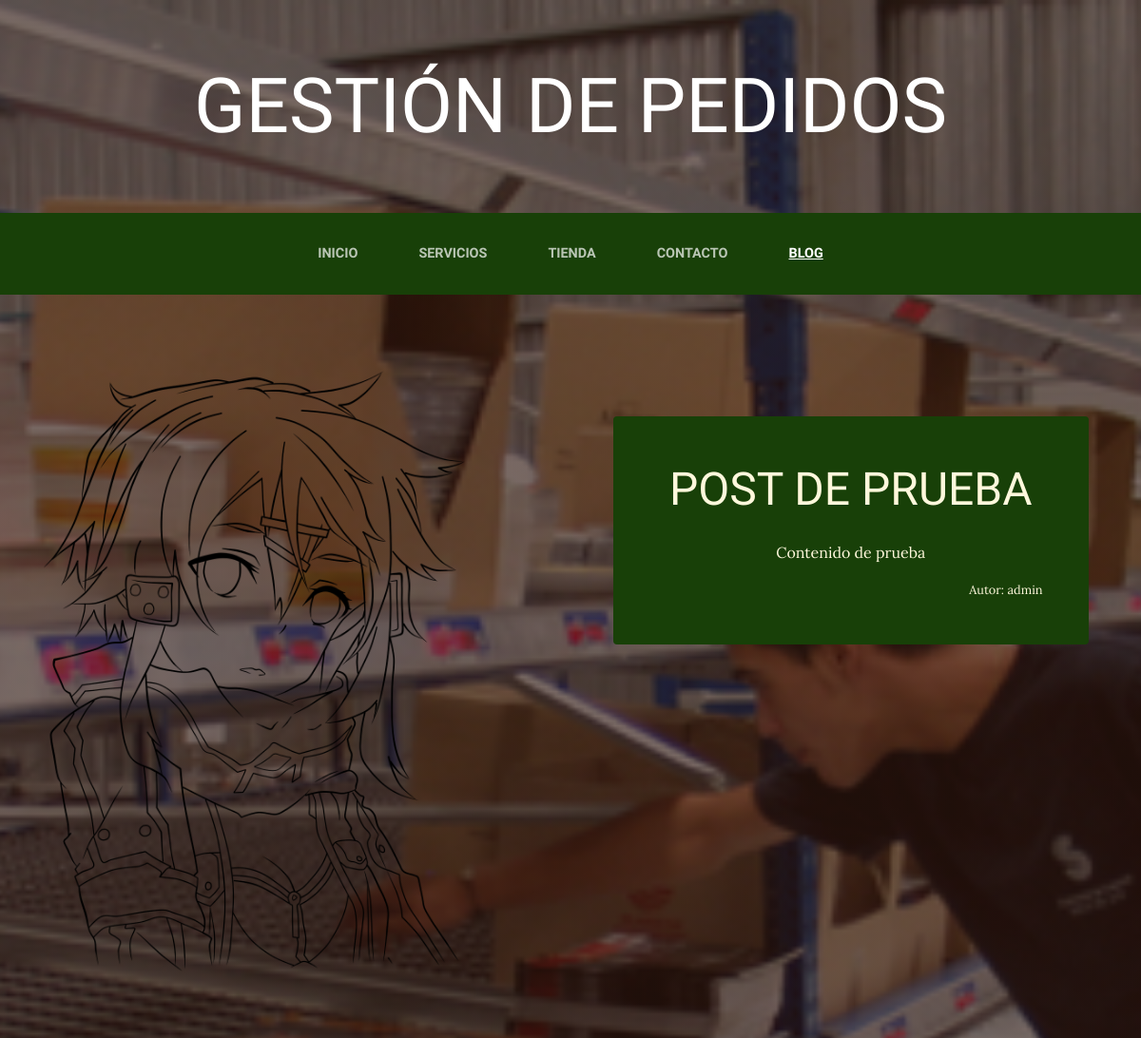
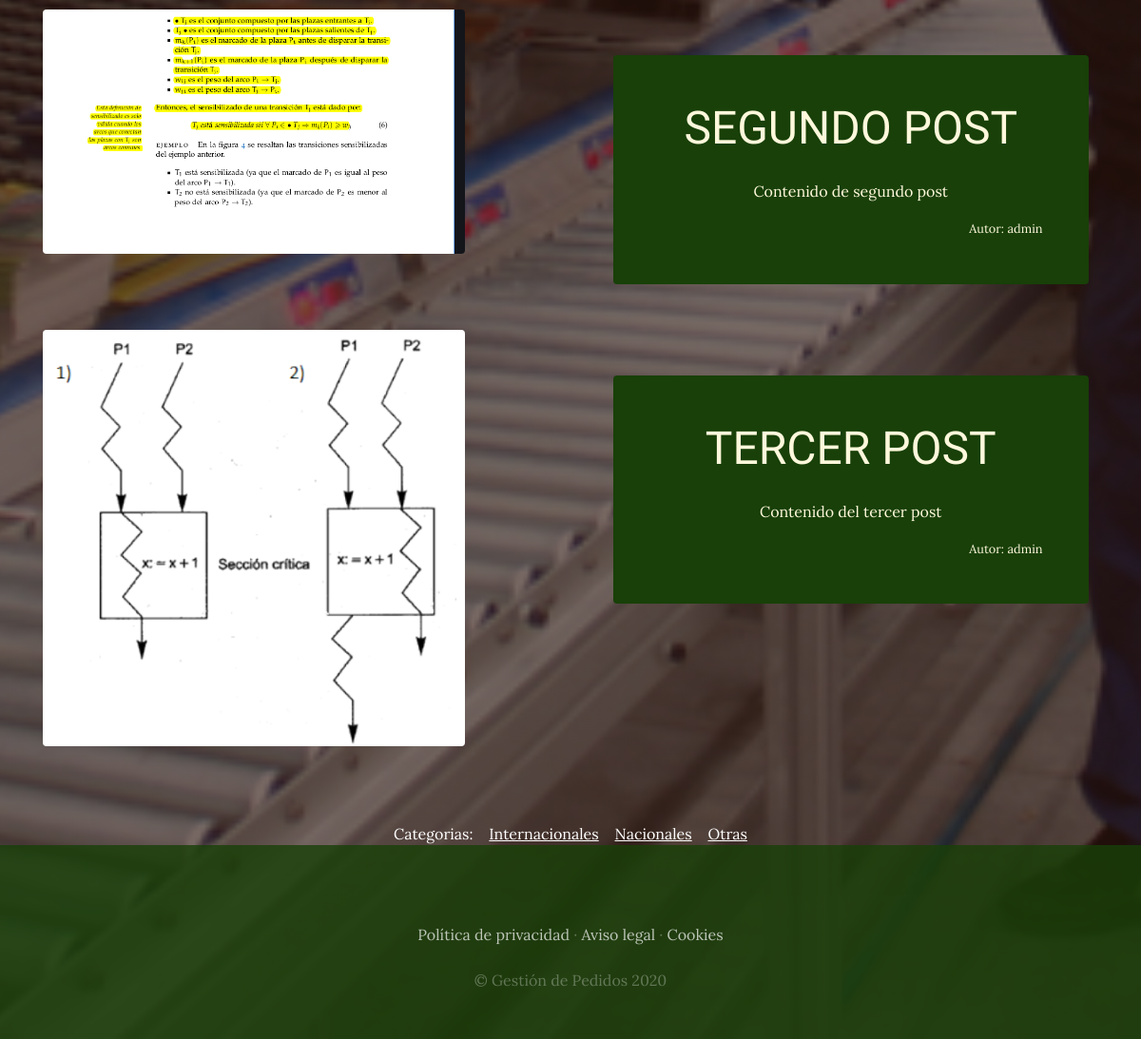
Screenshot of /blog/ with the database file from the repository (2 pictures, top to bottom).
### blog/models.py (models this page shows, shortened)
class Post(models.Model):
    titulo      = models.CharField(max_length=50)
    contenido   = models.CharField(max_length=50)
    imagen      = models.ImageField(upload_to='blog', null=True, blank=True)
    autor       = models.ForeignKey(User, on_delete=models.CASCADE)
    categorias  = models.ManyToManyField(Categoria)
    created     = models.DateTimeField(auto_now_add=True)
    updated     = models.DateTimeField(auto_now_add=True)
    class Meta:
        verbose_name        = 'post'
        verbose_name_plural = 'posts'

class Categoria(models.Model):
    nombre      = models.CharField(max_length=50)
    created     = models.DateTimeField(auto_now_add=True)
    updated     = models.DateTimeField(auto_now_add=True)
    class Meta:
        verbose_name        = 'categoria'
        verbose_name_plural = 'categorias'

### blog/views.py (the view)
# urls.py: 2. Add a URL to urlpatterns:  path('blog/', include('blog.urls'))
def blog(request):
    posts = Post.objects.all()
    return render(request, "blog/blog.html", {"posts": posts})

### blog/templates/blog/blog.html
{% extends "ProyectoWebApp/base.html" %}
{% load static %}
{% block content %}
   {% for post in posts %}
    <section class="page-section clearfix">
        <div class="container">
        <div class="intro">
            <img class="intro-img img-fluid mb-3 mb-lg-0 rounded" src="{{post.imagen.url}}" style="width: 40%;">
            <div class="intro-text left-0 text-center bg-faded p-5 rounded">
                <h2 class="section-heading mb-4" >
                    <span class="section-heading-lower">{{post.titulo}}</span>
                </h2>
                <p class="mb-3">{{post.contenido}}</p>
                <div style="text-align: right; font-size: 0.8em; ">
                    Autor: {{post.autor}}
                </div>
            </div>
        </div>
        </div>
    </section>
    {% endfor %}
    <section>
        <div style="width: 75%; text-align: center; color: white; margin: auto;">
            Categorias:
            {% for post in posts %}
                {% for categoria in post.categorias.all %}
                    &nbsp; &nbsp;<a style="color: white; text-decoration: underline;" href="{% url 'categoria' categoria.id %}" class="link-Cat">{{categoria.nombre}}</a>
                {% endfor %}
            {% endfor %}
        </div>
    </section>
{% endblock %}

### ProyectoWebApp/templates/ProyectoWebApp/base.html (shortened to what this page needs)
<html>
<head>
    {% load static %}
    <link href="{% static 'ProyectoWebApp/vendor/bootstrap/css/bootstrap.min.css'%}" rel="stylesheet">
    <link href="{% static 'ProyectoWebApp/css/gestion.css'%}" rel="stylesheet">
</head>
<body>
    <h1 class="site-heading text-center text-white d-none d-lg-block">
        <span class="site-heading-lower">Gestión de Pedidos</span>
      </h1>
 <nav class="navbar navbar-expand-lg navbar-dark py-lg-4" id="mainNav">
    <div class="container">
      <div class="collapse navbar-collapse" id="navbarResponsive">
        <ul class="navbar-nav mx-auto">
          <li class="nav-item {% if request.path == '/' %} active {% endif %}  px-lg-4">
            <a class="nav-link text-uppercase text-expanded" href="{% url 'Home' %}">Inicio</a>
          </li>
          <li class="nav-item {% if request.path == '/servicios/' %} active {% endif %} px-lg-4">
            <a class="nav-link text-uppercase text-expanded" href="{% url 'Servicios' %}">Servicios</a>
          </li>
          <li class="nav-item {% if request.path == '/tienda/' %} active {% endif %} px-lg-4">
            <a class="nav-link text-uppercase text-expanded" href="{% url 'Tienda' %}">Tienda</a>
          </li>
          <li class="nav-item {% if request.path == '/contacto/' %} active {% endif %} px-lg-4">
            <a class="nav-link text-uppercase text-expanded" href="{% url 'Contacto' %}">Contacto</a>
          </li>
          <li class="nav-item {% if request.path|slice:':6' == '/blog/' %} active {% endif %} px-lg-4">
            <a class="nav-link text-uppercase text-expanded" href="{% url 'Blog' %}">Blog</a>
          </li>
        </ul>
      </div>
    </div>
  </nav>
    {% block content %}{% endblock %}
    <footer class="footer text-faded text-center py-5">
      <div class="container">
        <p class="m-0 mbt">
        	<a href="sample.html" class="link">Política de privacidad</a> ·
        	<a href="sample.html" class="link">Aviso legal</a> ·
        	<a href="sample.html" class="link">Cookies</a>
		</p>
        <p class="m-0 mbt1">&copy; Gestión de Pedidos 2020</p>
      </div>
	</footer>
</body>
</html>

### ProyectoWebApp/static/ProyectoWebApp/css/gestion.css (style rules this page uses)
body { font-family: 'Lora'; background: linear-gradient(rgba(47, 23, 15, 0.65), rgba(47, 23, 15, 0.65)), url("../img/bg_main.jpg"); background-attachment: fixed; background-position: center; background-size: cover; }
h1, h2, h3, h4, h5, h6 { font-family: 'Raleway'; }
p { line-height: 1.75; }
.text-faded { color: rgba(255, 255, 255, 0.3); }
.site-heading { margin-top: 5rem; margin-bottom: 5rem; text-transform: uppercase; line-height: 1; font-family: 'Raleway'; }
.site-heading .site-heading-lower { font-size: 5rem; font-weight: 100; line-height: 4rem; }
.page-section { margin-top: 5rem; margin-bottom: 5rem; }
.section-heading { text-transform: uppercase; }
.section-heading .section-heading-lower { display: block; font-size: 3rem; font-weight: 100; }
.bg-faded { background-color: rgba(255, 255, 255, 0.85); }
#mainNav { background-color: rgba(24, 64, 8); font-family: 'Raleway'; }
#mainNav .navbar-nav .nav-item .nav-link { color: rgba(255, 255, 255, 0.7); font-weight: 800; }
#mainNav .navbar-nav .nav-item.active .nav-link { color: #ffffff; text-decoration: underline; }
@media (min-width: 992px) { #mainNav .navbar-nav .nav-item .nav-link { font-size: 0.9rem; } }
.intro { position: relative; }
@media (min-width: 992px) { .intro .intro-img { width: 75%; float: left; } }
@media (min-width: 992px) { .intro .intro-text { left: 600; width: 60%; margin-top: 3rem; background-color: rgba(24, 64, 8); color: cornsilk; position: absolute; } }
@media (min-width: 1200px) { .intro .intro-text { width: 45%; } }
.footer { background-color: rgba(24, 64, 8, 0.8); }
.mbt { padding-top: 2rem; }
.mbt1 { padding-top: 1.25rem; }
a.link { color: rgba(255, 255, 255, 0.7); }
.link-Cat { color: white; text-decoration: underline; }

### rows the page displays
Post: imagen (picture), titulo "POST DE PRUEBA", contenido "Contenido de prueba", autor "admin"
Post: imagen (picture), titulo "SEGUNDO POST", contenido "Contenido de segundo post", autor "admin"
Post: imagen (picture), titulo "TERCER POST", contenido "Contenido del tercer post", autor "admin"
Categoria: nombre "Internacionales"
Categoria: nombre "Nacionales"
Categoria: nombre "Otras"
